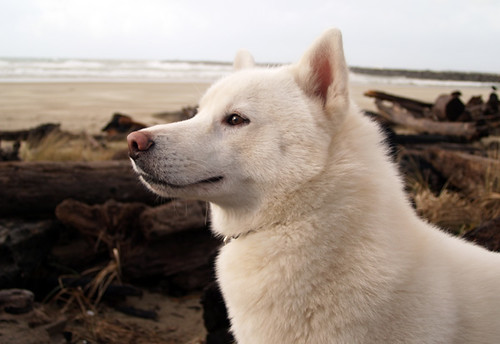
#> input picture file/imgset/imgs/huskydataset/6555.jpg, 500 x 344 px
$ jupyter execute 'Image Pre-prcessing.ipynb'
#> lines starting #> are read from the running program, lines starting #| are printed output that depends on the picture
[cell 1]
import cv2
import numpy

fpath= './file/imgset/imgs/huskydataset/6555.jpg'

img = cv2.imread(fpath,cv2.IMREAD_UNCHANGED)
#> img is the input picture: shape (344, 500, 3); mean B, G, R 123.7, 133.7, 147.2
print(type(img))
#| <class 'numpy.ndarray'>

[cell 2]
img.shape
#> Out = (344, 500, 3)

[cell 3]
#Gray

gray = cv2.cvtColor(img,cv2.COLOR_BGR2GRAY)
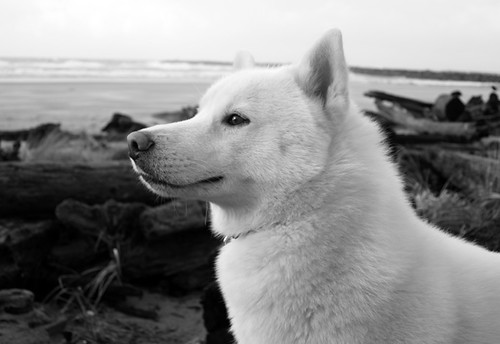
#> gray: shape (344, 500); min 0, max 255, mean 136.6

cv2.imshow("Gray photo",gray)
cv2.waitKey(0)

[cell 4]
#Resize

size= 50
width= int(img.shape[1]*size/100)
#> width = 250
height= int(img.shape[0]*size/100)
#> height = 172

resize= cv2.resize(img,(width,height),interpolation = cv2.INTER_AREA)

cv2.imshow("Resized Image",resize)
cv2.waitKey(0)

[cell 5]
#blur

blur = cv2.GaussianBlur(img,(5,5),cv2.BORDER_DEFAULT)
cv2.imshow("BLur Image",blur)
cv2.waitKey(0)

[cell 6]
#Edges

edge = cv2.Canny(img,10,50)
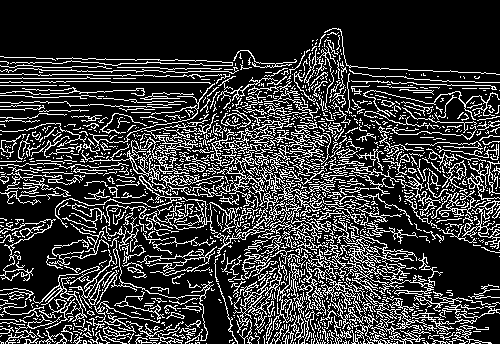
#> edge: shape (344, 500); 21.6% white in thin lines or dots
cv2.imshow("Edges",edge)
cv2.waitKey(0)

#to save image

#cv2.imwrite("edges.jpg",edge)

$ run again, with file/imgset/imgs/huskydataset/400.jpg copied over file/imgset/imgs/huskydataset/6555.jpg
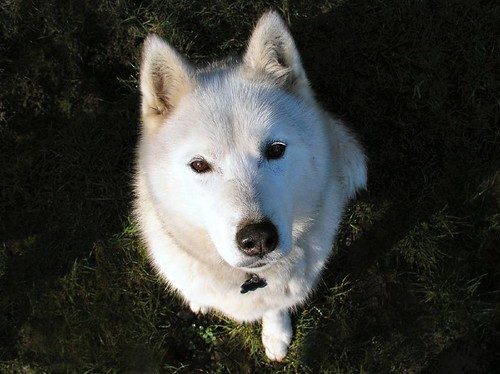
#> input picture file/imgset/imgs/huskydataset/400.jpg, 500 x 374 px
#> img is the input picture: shape (374, 500, 3); mean B, G, R 55.4, 60.2, 58.9
#| <class 'numpy.ndarray'>
#> `gray = cv2.cvtColor(img,cv2.COLOR_BGR2GRAY)`:
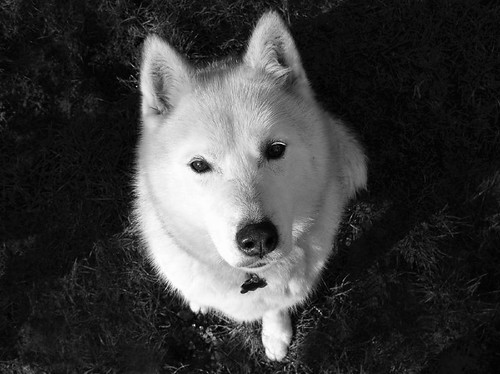
#> gray: shape (374, 500); min 0, max 255, mean 59.3
#> `edge = cv2.Canny(img,10,50)`:
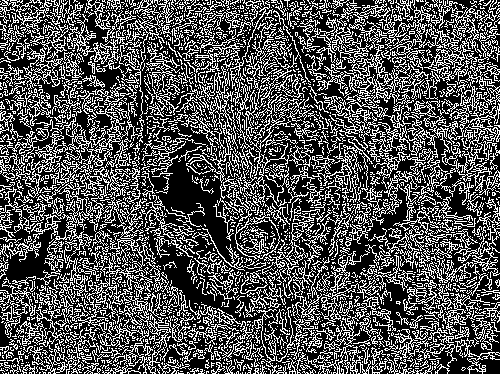
#> edge: shape (374, 500); 32.5% white in thin lines or dots

$ run again, with file/imgset/imgs/huskydataset/4177.jpg copied over file/imgset/imgs/huskydataset/6555.jpg
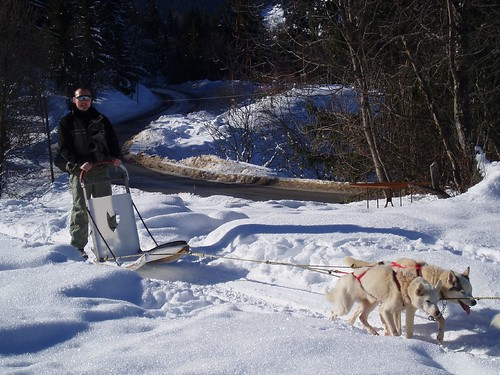
#> input picture file/imgset/imgs/huskydataset/4177.jpg, 500 x 375 px
#> img is the input picture: shape (375, 500, 3); mean B, G, R 111.6, 101.6, 100.3
#| <class 'numpy.ndarray'>
#> `gray = cv2.cvtColor(img,cv2.COLOR_BGR2GRAY)`:
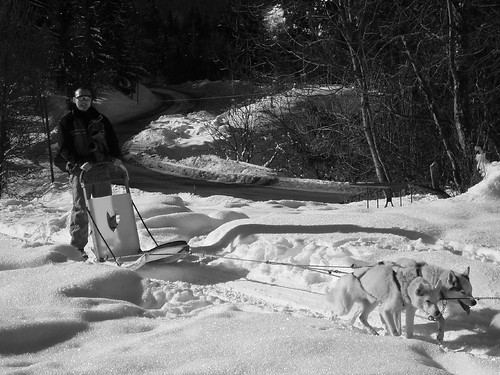
#> gray: shape (375, 500); min 0, max 255, mean 102.4
#> `edge = cv2.Canny(img,10,50)`:
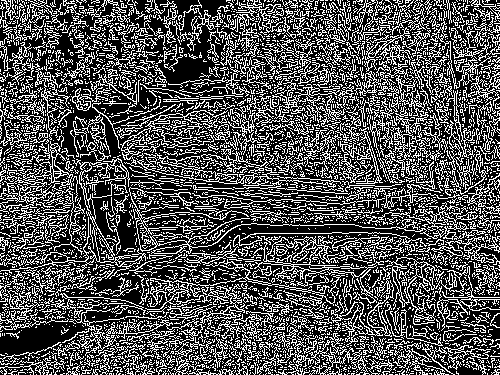
#> edge: shape (375, 500); 32.4% white in thin lines or dots

$ run again, with file/imgset/imgs/huskydataset/4282.jpg copied over file/imgset/imgs/huskydataset/6555.jpg
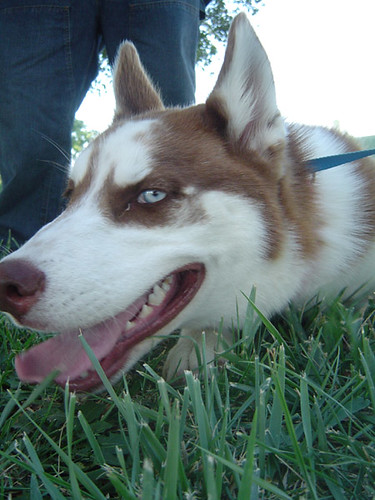
#> input picture file/imgset/imgs/huskydataset/4282.jpg, 375 x 500 px
#> img is the input picture: shape (500, 375, 3); mean B, G, R 115.8, 117.7, 102.2
#| <class 'numpy.ndarray'>
#> `gray = cv2.cvtColor(img,cv2.COLOR_BGR2GRAY)`:
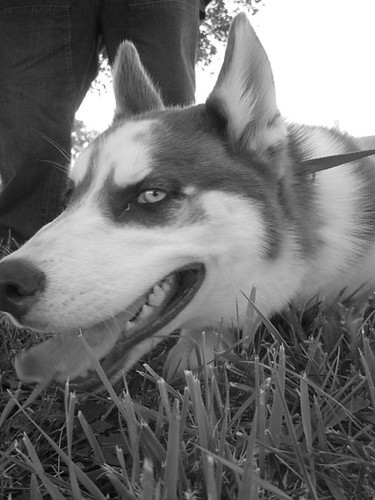
#> gray: shape (500, 375); min 1, max 255, mean 112.8
#> `edge = cv2.Canny(img,10,50)`:
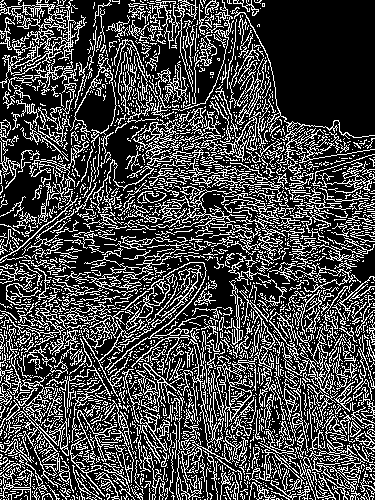
#> edge: shape (500, 375); 27.5% white in thin lines or dots
